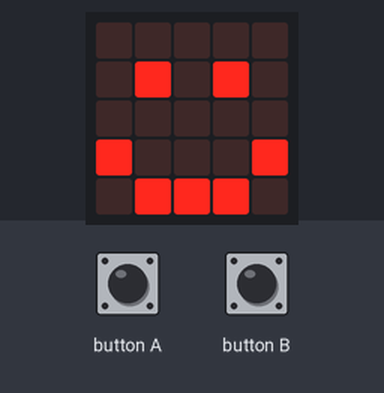
A program run on a simulated BBC micro:bit (MakeCode). Shown: the board's 5×5 LED display. The test bench sets the inputs (shaded band).

Above: at 1.8 s.
1.9 s: button A pressed for 0.15 s
At 2.4 s:
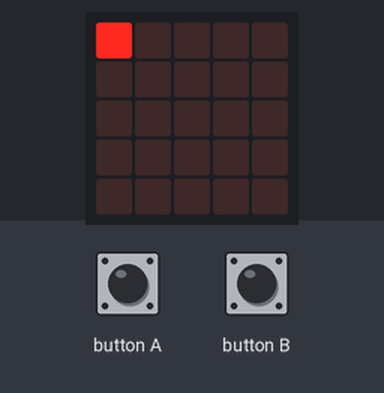
At 4.8 s:
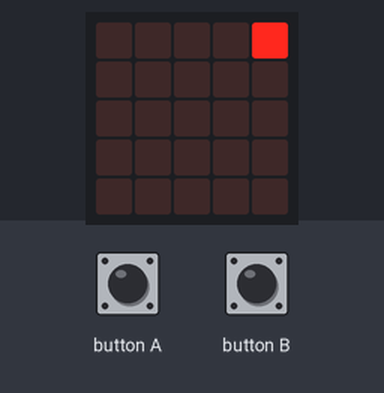
5.0 s: button B pressed for 0.15 s
At 6.5 s:
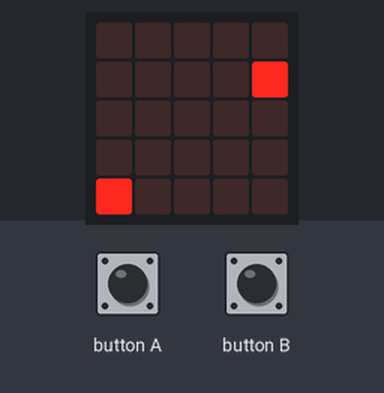
Timing chart, 0 to 8.0 s (numbered marks = the images above; inputs shaded):
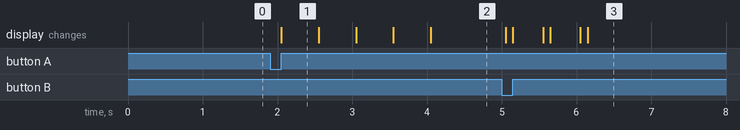

The program:

main.ts
```typescript
// (licence header left out)
// variables
let sprite: game.LedSprite = null
let loopCounterX: number = 0
let loopCounterY: number = 0

// show happy face
basic.clearScreen()
basic.showIcon(IconNames.Happy)

// when button "A" is pressed
input.onButtonPressed(Button.A, function () {
    basic.clearScreen()
    sprite = game.createSprite(0, 0)
    loopCounterX = 0
    loopCounterY = 0

    // move the sprite right by 1 each time
    while (loopCounterX < 5) {
        sprite.set(LedSpriteProperty.X, loopCounterX)
        loopCounterX++
        basic.pause(500)
    }

    // move the sprite down by 1 each time
    while (loopCounterY < 5) {
        sprite.set(LedSpriteProperty.Y, loopCounterY)
        loopCounterY++
        basic.pause(500)
    }

    // move the sprite left by 1 each time
        while (loopCounterX >= 0) {
            sprite.set(LedSpriteProperty.X, loopCounterX)
            loopCounterX--
            basic.pause(500)
        }

    // move the sprite right by 1 each time
        while (loopCounterY >= 0) {
            sprite.set(LedSpriteProperty.Y, loopCounterY)
            loopCounterY--
            basic.pause(500)
        }

    // remove sprite and show happy face
    sprite.delete()
    basic.clearScreen()
    basic.showIcon(IconNames.Happy)
})

// when the "B" button is pressed
input.onButtonPressed(Button.B, function () {
    basic.clearScreen()
    sprite = game.createSprite(0, 0)
    loopCounterX = 0
    loopCounterY = 0

    // move the sprite down by 1 each time
    while (loopCounterY < 5) {
        sprite.set(LedSpriteProperty.Y, loopCounterY)
        loopCounterY++
        basic.pause(500)
    }

    // move the sprite right by 1 each time
    while (loopCounterX < 5) {
        sprite.set(LedSpriteProperty.X, loopCounterX)
        loopCounterX++
        basic.pause(500)
    }

    // move the sprite up by 1 each time
        while (loopCounterY >= 0) {
            sprite.set(LedSpriteProperty.Y, loopCounterY)
            loopCounterY--
            basic.pause(500)
        }

    // move the sprite left by 1 each time
        while (loopCounterX >= 0) {
            sprite.set(LedSpriteProperty.X, loopCounterX)
            loopCounterX--
            basic.pause(500)
        }

    // remove sprite and show happy face
    sprite.delete()
    basic.clearScreen()
    basic.showIcon(IconNames.Happy)
})
```

Measured:
- after the input at 1.9 s, the display: changes after 0.15 s (image 1)
- after the input at 5.0 s, the display: first differs from a run without the input after 0.15 s (image 3 shows a later state)
- what the display in image 1 shows lasts 0.5 s, from 2.1 s to 2.6 s
